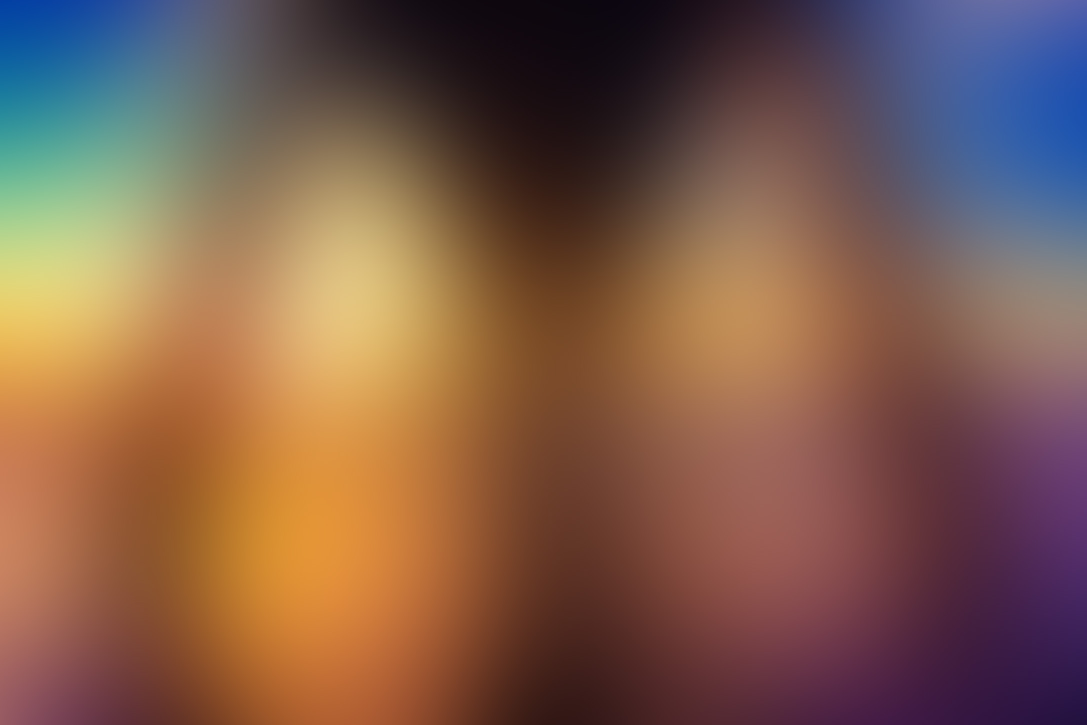
#> input picture resources/img/bg.jpg, 2173 x 1449 px (shown at 1/2 size); its folder holds only this picture in this run
$ python -i matting_core.py   (imports and definitions only)
#> lines starting #> are read from the running program, lines starting #| are printed output that depends on the picture
### bin/cuda_init.py
# -*- coding: utf-8 -*-
"""CUDA & cuDNN DLL auto-discovery and initialization for Windows & ONNX Runtime.

Resolves Windows Python 3.8+ DLL loading rules where C++ dynamic libraries
(e.g., onnxruntime_providers_cuda.dll) fail to locate cudnn64_9.dll with Error 2.
"""
import os
import sys
from pathlib import Path

_INITIALIZED = False
_ADDED_DIRS = []


def setup_cuda_dll_paths(verbose=False):
    """Auto-detect and register CUDA, cuDNN and torch DLL paths into Windows DLL search path."""
    global _INITIALIZED, _ADDED_DIRS
    if _INITIALIZED:
        return _ADDED_DIRS

    if os.name != 'nt':
        _INITIALIZED = True
        return _ADDED_DIRS

    root_dir = Path(__file__).resolve().parents[1]
    candidates = []

    # 1. Check local project packages / bin
    candidates.append(root_dir / "bin")
    candidates.append(root_dir / "packages")
    candidates.append(root_dir / "packages" / "cudnn" / "bin")

    # 2. Check active Python virtualenv site-packages
    site_packages_list = []
    try:
        import site
        site_packages_list.extend(site.getsitepackages())
    except Exception:
        pass
    if hasattr(site, "getusersitepackages"):
        try:
            site_packages_list.append(site.getusersitepackages())
        except Exception:
            pass

    # Include sys.prefix Lib/site-packages
    site_packages_list.append(str(Path(sys.prefix) / "Lib" / "site-packages"))
    site_packages_list.append(str(root_dir / ".venv-ai" / "Lib" / "site-packages"))
    site_packages_list.append(r"C:\Users\WS\AppData\Local\hermes\hermes-agent\venv\Lib\site-packages")

    # Deduplicate while preserving order
    seen_sp = set()
    unique_sp = []
    for sp in site_packages_list:
        p = Path(sp).resolve()
        if p not in seen_sp and p.is_dir():
            seen_sp.add(p)
            unique_sp.append(p)

    for sp in unique_sp:
        # torch/lib contains complete cuDNN 9 dlls when torch-cuda is installed
        candidates.append(sp / "torch" / "lib")
        # nvidia-cudnn-cu12 pip package binaries
        candidates.append(sp / "nvidia" / "cudnn" / "bin")
        candidates.append(sp / "nvidia" / "cublas" / "bin")
        candidates.append(sp / "nvidia" / "cuda_nvrtc" / "bin")
        candidates.append(sp / "nvidia" / "cuda_runtime" / "bin")
        candidates.append(sp / "cv2")

    # 3. Check system CUDA_PATH
    cuda_path = os.environ.get("CUDA_PATH", "")
    if cuda_path:
        candidates.append(Path(cuda_path) / "bin")
    candidates.append(Path(r"E:\CUDA\bin"))
    candidates.append(Path(r"C:\Program Files\NVIDIA GPU Computing Toolkit\CUDA\v12.0\bin"))
    candidates.append(Path(r"C:\Program Files\NVIDIA GPU Computing Toolkit\CUDA\v12.1\bin"))
    candidates.append(Path(r"C:\Program Files\NVIDIA GPU Computing Toolkit\CUDA\v12.2\bin"))
    candidates.append(Path(r"C:\Program Files\NVIDIA GPU Computing Toolkit\CUDA\v12.4\bin"))
    candidates.append(Path(r"C:\Program Files\NVIDIA GPU Computing Toolkit\CUDA\v12.6\bin"))
    candidates.append(Path(r"C:\Program Files\NVIDIA GPU Computing Toolkit\CUDA\v12.8\bin"))

    # 4. Register existing directories that contain DLLs
    registered = set()
    path_prepend = []

    for cand in candidates:
        try:
            cand_path = Path(cand).resolve()
            if not cand_path.is_dir() or cand_path in registered:
                continue

            # Check if directory actually contains any .dll files
            has_dll = any(cand_path.glob("*.dll"))
            if not has_dll:
                continue

            try:
                os.add_dll_directory(str(cand_path))
                registered.add(cand_path)
                path_prepend.append(str(cand_path))
                _ADDED_DIRS.append(str(cand_path))
                if verbose:
                    print(f"[cuda_init] Registered DLL directory: {cand_path}")
            except Exception as e:
                if verbose:
                    print(f"[cuda_init] Failed to register {cand_path}: {e}")
        except Exception:
            pass

    # Also prepend to os.environ["PATH"] for any sub-executables / C runtime loaders
    if path_prepend:
        current_path = os.environ.get("PATH", "")
        os.environ["PATH"] = os.pathsep.join(path_prepend) + os.pathsep + current_path

    _INITIALIZED = True
    return _ADDED_DIRS


# Auto-run upon import
setup_cuda_dll_paths()

### bin/matting_core.py
#!/usr/bin/env python3
"""Photobooth SOTA AI 人像抠图核心模块.

已全面升级为当前计算机视觉界最顶级的两大 SOTA 开源模型：
1. BiRefNet (BiRefNet-Portrait):
   - 专为人像发丝与边缘半透明细节优化，发丝缕空精度极高。
   - 【最适合场景】：半身照、自拍照、大头贴、披肩散发、近景肖像。
2. RMBG-2.0 (BRIA RMBG-2.0):
   - 商业级通用高清去底模型，主体识别稳定，严防误扣衣服与身体。
   - 【最适合场景】：全身照、站姿、多人合影、复杂服装与手势、杂乱背景。
"""
import os

# Ensure CUDA and cuDNN DLL paths are initialized before any native inference module loads
try:
    import cuda_init
except ImportError:
    try:
        from bin import cuda_init
    except Exception:
        pass

# Configure OpenMP and MKL thread pools to immediately sleep on idle (no spin-wait / no CPU heating)
os.environ["OMP_WAIT_POLICY"] = "PASSIVE"
os.environ["KMP_BLOCKTIME"] = "0"

def get_persisted_threads():
    try:
        cfg_path = os.path.join(os.path.dirname(os.path.dirname(__file__)), "config", "my.config.inc.php")
        if os.path.exists(cfg_path):
            with open(cfg_path, "r", encoding="utf-8") as f:
                content = f.read()
            import re
            m = re.search(r"['\"]cpu_threads['\"]\s*=>\s*(\d+)", content)
            if m:
                val = int(m.group(1))
                return max(1, min(32, val))
    except Exception:
        pass
    return 8


# [17 lines left out: function get_persisted_gpu_mode, not called in this run]


def normalize_device_mode(mode):
    value = str(mode or "auto").lower().strip()
    return "auto" if value == "gpu" or value not in ("auto", "cuda", "directml", "cpu") else value


os.environ["OMP_NUM_THREADS"] = str(get_persisted_threads())

import time
import uuid
import gc
import numpy as np
from PIL import Image

MODELS_ROOT = os.path.expanduser(r"~\.rembg\models")
BIREFNET_MODEL_PATH = os.path.join(MODELS_ROOT, "birefnet-portrait", "birefnet-portrait.onnx")
RMBG2_MODEL_PATH = os.path.join(MODELS_ROOT, "rmbg-2.0", "rmbg-2.0.onnx")

VALID_ENGINES = ("birefnet", "rmbg2")
DEFAULT_ENGINE = "birefnet"

ENGINE_ALIASES = {
    "birefnet": "birefnet",
    "birefnet-portrait": "birefnet",
    "birefnet_portrait": "birefnet",
    "rmbg2": "rmbg2",
    "rmbg-2.0": "rmbg2",
    "rmbg_2": "rmbg2",
    "bria-rmbg-2.0": "rmbg2",
    # 兼容历史调用别名
    "rembg": "birefnet",
    "feynobg": "rmbg2",
}


# [106 lines left out: functions safe_exception_msg, get_best_providers, validate_device_mode, clean_cutout_defringe, inspect_quality, not called in this run]


class BiRefNetPortraitEngine:
    """BiRefNet-Portrait 人像精细抠图引擎.

    适合场景：【半身照 / 自拍照 / 大头贴 / 精细发丝】
    优势：对细软碎发、半透明发丝提取极其出色，具有发丝级 Alpha 透光质感。
    """
    name = "birefnet"
    display_name = "BiRefNet-Portrait"
    suitable_for = "适合半身照 / 自拍照 / 大头贴 / 精细发丝"

    def __init__(self, model_path=BIREFNET_MODEL_PATH, prefer_cpu=False, threads=None, device_mode=None):
        self.model_path = model_path
        self.prefer_cpu = prefer_cpu
        self.device_mode = normalize_device_mode(device_mode or ("cpu" if prefer_cpu else "auto"))
        self.threads = max(1, min(32, int(threads or get_persisted_threads())))
        self.session = None
        self.providers = []
        self.error = None
        self.input_name = None
        self.output_name = None

    def initialize(self):
        if not os.path.exists(self.model_path):
            raise FileNotFoundError(f"BiRefNet 模型文件不存在: {self.model_path}")
        import onnxruntime as ort
        opts = ort.SessionOptions()
        opts.intra_op_num_threads = max(1, min(32, int(self.threads)))
        opts.inter_op_num_threads = 1
        opts.execution_mode = ort.ExecutionMode.ORT_SEQUENTIAL
        self.providers = get_best_providers(self.prefer_cpu, device_mode=self.device_mode)
        names = [p[0] if isinstance(p, tuple) else p for p in self.providers]
        if 'CUDAExecutionProvider' in names and hasattr(ort, 'preload_dlls'):
            try:
                ort.preload_dlls()
            except Exception:
                pass
        if 'DmlExecutionProvider' in names:
            opts.enable_mem_pattern = False
            opts.graph_optimization_level = ort.GraphOptimizationLevel.ORT_DISABLE_ALL
        else:
            opts.graph_optimization_level = ort.GraphOptimizationLevel.ORT_ENABLE_ALL
        try:
            self.session = ort.InferenceSession(self.model_path, opts, providers=self.providers)
        except Exception as exc:
            print(f"[BiRefNet] Session init with {self.providers} failed: {safe_exception_msg(exc)}. Fallback to CPU.")
            self.providers = ["CPUExecutionProvider"]
            self.prefer_cpu = True
            opts.graph_optimization_level = ort.GraphOptimizationLevel.ORT_ENABLE_ALL
            self.session = ort.InferenceSession(self.model_path, opts, providers=self.providers)
        active = self.session.get_providers()
        self.providers = active

        self.input_name = self.session.get_inputs()[0].name
        self.output_name = self.session.get_outputs()[0].name
        self.error = None

    # [15 lines left out: functions set_threads, set_device, not called in this run]

    def predict(self, image):
        if self.session is None:
            self.initialize()
        w, h = image.size
        img_rgb = image.convert("RGB")
        img_1024 = img_rgb.resize((1024, 1024), Image.Resampling.BILINEAR)

        arr = np.array(img_1024, dtype=np.float32) / 255.0
        mean = np.array([0.485, 0.456, 0.406], dtype=np.float32)
        std = np.array([0.229, 0.224, 0.225], dtype=np.float32)
        tensor = np.transpose((arr - mean) / std, (2, 0, 1))[np.newaxis, ...]

        try:
            ort_outs = self.session.run([self.output_name], {self.input_name: tensor})
        except Exception as exc:
            print(f"[BiRefNet] GPU 推理异常 ({safe_exception_msg(exc)})，即时降级至 CPU 纯多核重试...")
            self.set_device(prefer_cpu=True, device_mode="cpu")
            self.initialize()
            ort_outs = self.session.run([self.output_name], {self.input_name: tensor})

        out = ort_outs[0]
        if len(out.shape) == 4:
            out = out[0, 0, :, :]
        elif len(out.shape) == 3:
            out = out[0, :, :]

        pred = 1.0 / (1.0 + np.exp(-out))
        pred = (pred - pred.min()) / max(1e-6, (pred.max() - pred.min()))
        mask = Image.fromarray((pred * 255.0).astype(np.uint8), mode="L").resize((w, h), Image.Resampling.LANCZOS)
        cutout = img_rgb.convert("RGBA")
        cutout.putalpha(mask)
        return cutout

    # [12 lines left out: function info, not called in this run]


class RMBG2Engine:
    """RMBG-2.0 商业级通用高清抠图引擎.

    适合场景：【全身照 / 站姿 / 多人合影 / 复杂服装与手势】
    优势：主体识别极稳健，不会误把衣服褶皱/胸口掏空，对复杂全身照鲁棒性极高。
    """
    name = "rmbg2"
    display_name = "RMBG-2.0"
    suitable_for = "适合全身照 / 站姿 / 多人合影 / 复杂服装与手势"

    # [105 lines left out: functions __init__, initialize, set_threads, set_device, predict, info, not called in this run]


class MattingEngineManager:
    """Manages SOTA portrait matting engines with lazy initialization and graceful fallback."""

    # [49 lines left out: functions __init__, set_threads, set_device, get_device_status, not called in this run]

    def resolve_engine_name(self, requested):
        req = str(requested or "").lower().strip()
        return ENGINE_ALIASES.get(req, self.default_engine)

    # [185 lines left out: functions predict, diagnostics, composite_natural_portrait, process_with_manager, not called in this run]

>>> import cv2
>>> picture = cv2.imread('../resources/img/bg.jpg', cv2.IMREAD_GRAYSCALE)
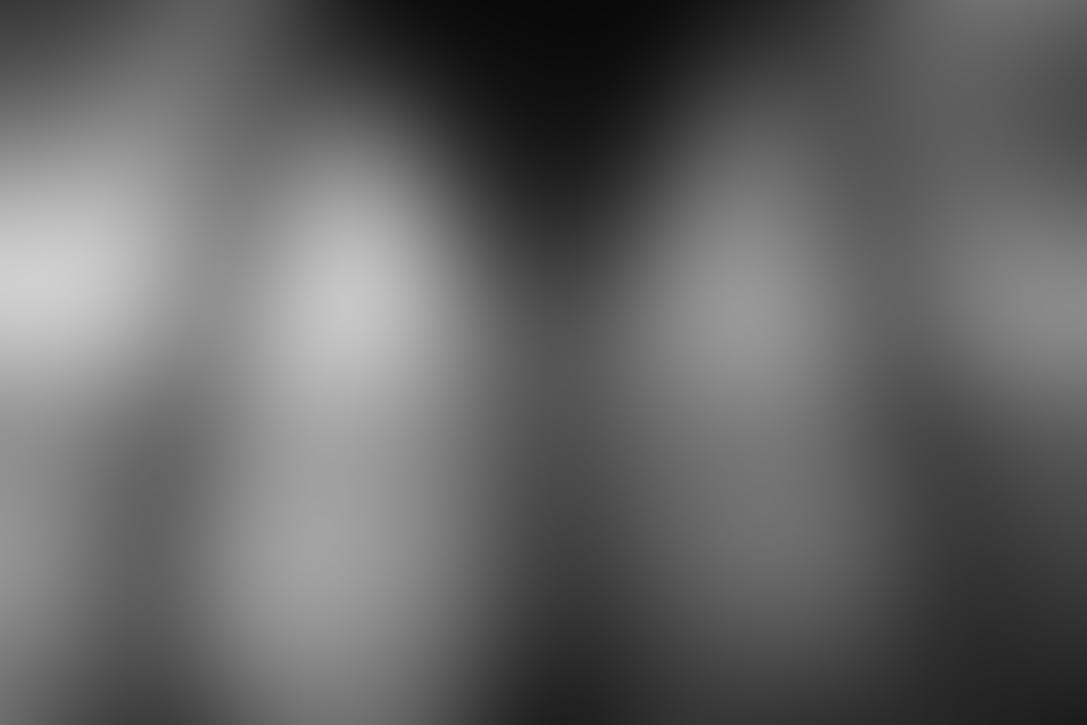
#> picture: shape (1449, 2173) (shown at 1/2 size); min 8, max 207, mean 100.9
>>> result = BiRefNetPortraitEngine().predict(picture)
#> (the run stopped early here; a loop or call above may not have finished)
